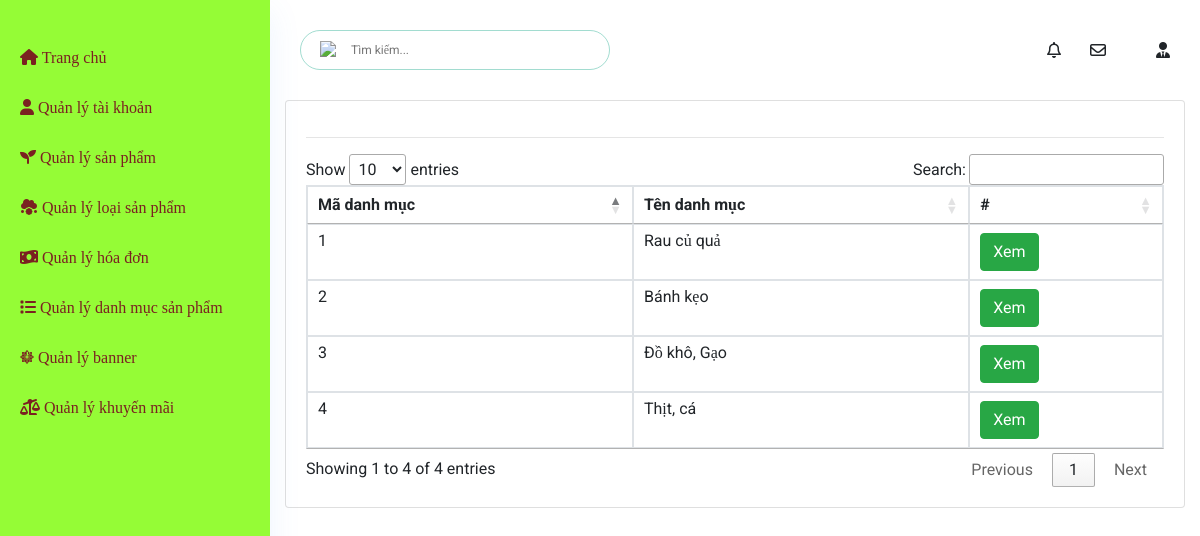
The page /Admin/index.php?mod=category on the database its author committed.
### tables this page shows
CREATE TABLE `danhmuc` (
  `MaDM` int(11) NOT NULL,
  `TenDM` varchar(255) DEFAULT NULL
);

### Admin/Controllers/CategoryController.php (called while the page is built, shortened)
<?php
class CategoryController
{
	var $danhmuc_model;
	function __construct()
	{
		$this->danhmuc_model = new Danhmuc();
	}
	public function list()
	{
		$data = $this->danhmuc_model->All();
		require_once("Views/indexAd.php");
	}
}

### Admin/Models/connection.php (called while the page is built, shortened)
<?php
    class connection{
        function __construct()
        {
            $severname ="localhost";
            $username ="root";
            $password ="";
            $db_name ="webfood";
            $this->conn = new mysqli($severname,$username,$password,$db_name);
        }
    }
?>

### Admin/Models/model.php (called while the page is built, shortened)
<?php
require_once("connection.php");
class Model
{
    var $table;
    var $contens;
    function __construct()
    {
        $conn_obj = new Connection();
        $this->conn = $conn_obj->conn;
    }
    function all(){
        $query = "select * from $this->table ORDER BY $this->contens ASC";
        require("result.php");
        return $data;
   }
}
?>

### Admin/Models/result.php (called while the page is built)
<?php
$result = $this->conn->query($query);
$data = array();
while ($row = $result->fetch_assoc()) {
    $data[] = $row;
}
?>

### Admin/Views/category/list.php (the view, shortened to what this page needs)
<hr>
<table class="table table-bordered" id="dataTable" width="100%" cellspacing="0">
  <thead>
    <tr>
      <th scope="col">Mã danh mục</th>
      <th scope="col">Tên danh mục</th>
      <th scope="col">#</th>
    </tr>
  </thead>
  <tbody>
    <?php foreach ($data as $row) { ?>
      <tr>
        <td><?= $row['MaDM'] ?></td>
        <td><?= $row['TenDM'] ?></td>
        <td>
          <a href="?mod=danhmuc&act=detail&id=<?= $row['MaDM'] ?>" class="btn btn-success">Xem</a>
        </td>
      </tr>
    <?php } ?>
</table>

### Admin/Public/css/style.css (style rules this page uses)
:root { --cl-green: #4eb92d; --cl-red: #ed1b36; --cl-orange: #f1975f; --cl-text: #686868; --cl-title: #1e1e1e; }
body { width: 100%; height: 100%; box-sizing: border-box; overflow-x: hidden; font-family: 'Roboto', 'sans-serif'; }
html { font-size: 62.5%; line-height: 1.6; }
a { color: #1e1e1e; }

### public/css/product.css (style rules this page uses)
.product-table th,td { border: #e3e6f0 solid 1px; padding: 20px; }

### rows shown on the page
danhmuc: MaDM "1", TenDM "Rau củ quả"
danhmuc: MaDM "2", TenDM "Bánh kẹo"
danhmuc: MaDM "3", TenDM "Đồ khô, Gạo"
danhmuc: MaDM "4", TenDM "Thịt, cá"
